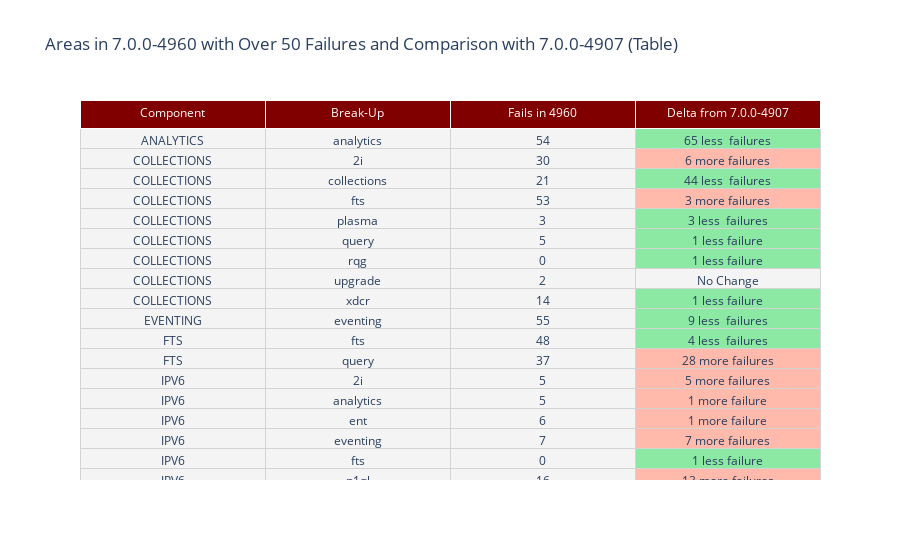

The notebook cell this image was saved under:
### Markdown cell above
Below is a table and a bar graph that display information about the components with 50 or more failures across all areas and compares the information to that of the previous weekly build.

### Code cell
if sortdf50 != []:
    cell50_colors = ['#F4F4F4', '#F4F4F4', '#F4F4F4']
    delta50_colors = []
    delta50_text = []

    for i in range(0, len(data_table_50)):
        delta_i = data_table_50.LastFailed.iloc[i] - data_table_50.CurrentFailed.iloc[i]
        if delta_i < 0:
            delta50_colors.append('#FFBAAB')
            delta50_text.append(str(abs(delta_i)) + ' more failures' if delta_i < -1 else str(abs(delta_i)) + ' more failure')
        elif delta_i == 0:
            delta50_colors.append("#F4F4F4")
            delta50_text.append("No Change")
        else:
            delta50_colors.append('#8BE9A3')
            delta50_text.append(str(delta_i) + ' less  failures' if delta_i > 1 else str(delta_i) + ' less failure')

    cell50_colors.append(delta50_colors)

    old_table_50 = go.Figure(data=[go.Table(
        header = dict(values=["Component", "Break-Up", f'Fails in {current_build}', f'Delta from {weekly_builds[1]}'], fill_color="maroon", font=dict(color="white")),
        cells = dict(values=[data_table_50.component, data_table_50.area, data_table_50.CurrentFailed, delta50_text], fill_color=cell50_colors, line_color="lightgray")
    )])

    table_50 = go.Figure(data=[go.Table(
        header = dict(values=sorted_dt50_components, fill_color="maroon", font=dict(color="white")),
        cells = dict(values=final_data, fill_color="#F4F4F4", line_color="lightgray", height=50)
    )])

    old_table_50.update_layout(height=700, title=f"Areas in {weekly_builds[0]} with Over 50 Failures and Comparison with {weekly_builds[1]} (Table)")
    old_table_50.show()
else:
    print("No components over 50 failures")

### Figure 1 — Plotly figure (JSON) as saved in the notebook; plotly's stock layout.template omitted (floating-point values rounded to 4 significant figures; data arrays with more than 128 entries replaced by an {"elided": "..."} marker saying what was removed)
{"data": [{"cells": {"fill": {"color": ["#F4F4F4", "#F4F4F4", "#F4F4F4", ["#8BE9A3", "#FFBAAB", "#8BE9A3", "#FFBAAB", "#8BE9A3", "#8BE9A3", "#8BE9A3", "#F4F4F4", "#8BE9A3", "#8BE9A3", "#8BE9A3", "#FFBAAB", "#FFBAAB", "#FFBAAB", "#FFBAAB", "#FFBAAB", "#8BE9A3", "#FFBAAB", "#8BE9A3", "#FFBAAB", "#8BE9A3", "#F4F4F4", "#FFBAAB", "#8BE9A3", "#FFBAAB", "#8BE9A3", "#8BE9A3", "#FFBAAB", "#8BE9A3", "#F4F4F4", "#8BE9A3", "#8BE9A3", "#8BE9A3", "#8BE9A3", "#FFBAAB"]]}, "line": {"color": "lightgray"}, "values": {"elided": "4x35 mixed values"}}, "header": {"fill": {"color": "maroon"}, "font": {"color": "white"}, "values": ["Component", "Break-Up", "Fails in 4960", "Delta from 7.0.0-4907"]}, "type": "table"}], "layout": {"autosize": true, "title": {"text": "Areas in 7.0.0-4960 with Over 50 Failures and Comparison with 7.0.0-4907 (Table)"}}}
